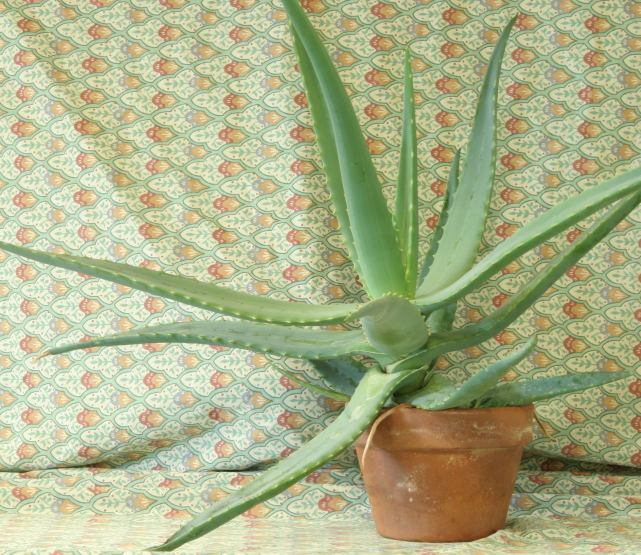
//> input picture 08_3D_vision/08_01_disparity/data/aloeL.jpg, 1282 x 1110 px (shown at 1/2 size)
$ ./main ../../08_3D_vision/08_01_disparity/data/aloeL.jpg   (built with g++ and OpenCV 4)
//> lines starting //> are read from the running program, lines starting //| are printed output that depends on the picture; after the words box and inside, x2 and y2 are one past the last pixel; in counts of white or black regions, pixels touching at a corner belong together
/**
 * @file main.cpp
 * @brief Hu invariant moments for shape recognition using OpenCV
 * @author José Miguel Guerrero Hernández
 * @note This example demonstrates how to compute Hu invariant moments from
 *       contours and use them to compare shape similarity via matchShapes.
 *       Hu moments are invariant to translation, scale, and rotation.
 */

#include <cstdlib>
#include <opencv2/highgui.hpp>
#include <opencv2/imgproc.hpp>
#include <iostream>
#include <iomanip>
#include <sstream>   // std::ostringstream (contour labels)
#include <vector>
#include <cmath>

namespace Config
{
// Preprocessing parameters
constexpr int GAUSSIAN_KERNEL_SIZE = 5;
constexpr double GAUSSIAN_SIGMA = 0.0;

// Edge detection parameters
constexpr double CANNY_THRESHOLD_LOW = 50.0;
constexpr double CANNY_THRESHOLD_HIGH = 150.0;
constexpr int CANNY_APERTURE_SIZE = 3;

// Contour filtering
constexpr double MIN_CONTOUR_AREA = 500.0;

// Display parameters
constexpr int CONTOUR_THICKNESS = 2;
constexpr int CENTROID_RADIUS = 5;
constexpr double TEXT_FONT_SCALE = 0.45;
constexpr int TEXT_THICKNESS = 1;
constexpr int TEXT_OFFSET_X = 10;
constexpr int TEXT_OFFSET_Y = -10;

// Image transformation parameters
constexpr double ROTATION_ANGLE = 90.0;
constexpr double RESIZE_SCALE = 0.25;
}

/**
 * @brief Display the 7 Hu invariant moments for a contour
 * @param hu Array of 7 Hu moment values
 * @param label Label to identify the contour
 *
 * Hu moments (h1–h7) are derived from normalized central moments
 * and are invariant to translation, scale, and rotation:
 *   h1 = nu20 + nu02
 *   h2 = (nu20 - nu02)^2 + 4*nu11^2
 *   h3 = (nu30 - 3*nu12)^2 + (3*nu21 - nu03)^2
 *   h4 = (nu30 + nu12)^2 + (nu21 + nu03)^2
 *   h5 = (nu30 - 3*nu12)(nu30 + nu12)[(nu30 + nu12)^2 - 3(nu21 + nu03)^2]
 *        + (3*nu21 - nu03)(nu21 + nu03)[3(nu30 + nu12)^2 - (nu21 + nu03)^2]
 *   h6 = (nu20 - nu02)[(nu30 + nu12)^2 - (nu21 + nu03)^2]
 *        + 4*nu11*(nu30 + nu12)(nu21 + nu03)
 *   h7 = (3*nu21 - nu03)(nu30 + nu12)[(nu30 + nu12)^2 - 3(nu21 + nu03)^2]
 *        - (nu30 - 3*nu12)(nu21 + nu03)[3(nu30 + nu12)^2 - (nu21 + nu03)^2]
 */
void displayHuMoments(const double hu[7], const std::string & label)
{
  std::cout << "  " << label << ":" << std::endl;
  for (int i = 0; i < 7; ++i) {
    // Log transform for readability: -sign(hu) * log10(|hu|).
    // The minus sign makes typical values positive (|hu| < 1 => negative log)
    const double log_hu = (hu[i] != 0.0) ? -std::copysign(1.0,
      hu[i]) * std::log10(std::abs(hu[i])) : 0.0;
    std::cout << "    h" << (i + 1)
              << " = " << std::scientific << std::setprecision(6) << hu[i]
              << "  (log: " << std::fixed << std::setprecision(4) << log_hu << ")"
              << std::endl;
  }
}

/**
 * @brief Calculate centroid from spatial moments
 * @param moments Moments structure
 * @return Centroid point (x̄, ȳ) = (m10/m00, m01/m00)
 */
cv::Point2f calculateCentroid(const cv::Moments & moments)
{
  if (moments.m00 != 0) {
    return cv::Point2f(
      static_cast<float>(moments.m10 / moments.m00),
      static_cast<float>(moments.m01 / moments.m00)
    );
  }
  return cv::Point2f(0.0f, 0.0f);
}

/**
 * @brief Filter contours by minimum area
 * @param contours Input contours
 * @param minArea Minimum area threshold
 * @return Filtered contours with area > minArea
 */
std::vector<std::vector<cv::Point>> filterContoursByArea(
  const std::vector<std::vector<cv::Point>> & contours,
  double minArea)
{
  std::vector<std::vector<cv::Point>> filtered;
  for (const auto & contour : contours) {
    if (cv::contourArea(contour) > minArea) {
      filtered.push_back(contour);
    }
  }
  return filtered;
}

int main(int argc, char ** argv)
{
  // ========================================
  // Load Input Image
  // ========================================
  // Command-line arguments; --help prints the usage
  cv::CommandLineParser parser(argc, argv,
    "{help h | | Show this help message}"
    "{@input | ../../data/shapes.png | Input file}");
  if (parser.has("help")) {
    parser.printMessage();
    return EXIT_SUCCESS;
  }
  const std::string image_path = parser.get<std::string>("@input");

  // Without this, a malformed value (--frames=xyz) is reported by the parser
  // but the example carries on with the default, which is the hardest kind
  // of failure to diagnose. Note it validates values, not option names:
  // cv::CommandLineParser ignores an unknown option without complaining
  if (!parser.check()) {
    parser.printErrors();
    return EXIT_FAILURE;
  }
  const cv::Mat src = cv::imread(cv::samples::findFile(image_path, false), cv::IMREAD_COLOR);
//> src is the input picture: 1110 rows x 1282 cols, CV_8UC3; mean B, G, R 136.6, 177.2, 171.2

  if (src.empty()) {
    std::cerr << "Error: Could not open or find the image!" << std::endl;
    std::cerr << "Path: " << image_path << std::endl;
    std::cerr << "Usage: " << argv[0] << " <Input image>" << std::endl;
    return EXIT_FAILURE;
  }

  std::cout << "Image loaded: " << src.cols << "x" << src.rows << " pixels\n" << std::endl;
//| Image loaded: 1282x1110 pixels

  // ========================================
  // Preprocessing
  // ========================================
  cv::Mat gray, blurred;
  cv::cvtColor(src, gray, cv::COLOR_BGR2GRAY);
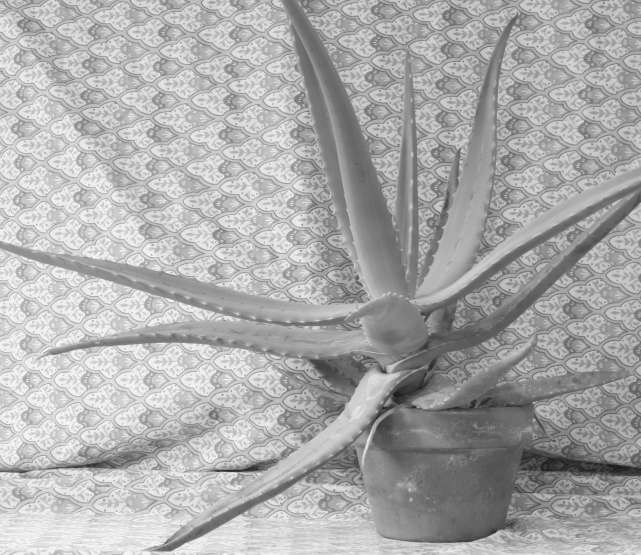
//> gray: 1110 rows x 1282 cols, CV_8UC1 (shown at 1/2 size); min 18, max 253, mean 170.8
  cv::GaussianBlur(gray, blurred,
                   cv::Size(Config::GAUSSIAN_KERNEL_SIZE, Config::GAUSSIAN_KERNEL_SIZE),
                   Config::GAUSSIAN_SIGMA);

  // ========================================
  // Hu Moments from Full Image (BGR → Gray)
  // ========================================
  // cv::moments() also accepts a single-channel image directly,
  // treating pixel intensities as the "mass" distribution.
  // This computes a global shape descriptor for the entire image.
  const cv::Moments image_moments = cv::moments(gray, false);
//> image_moments = moments, m00 242999735, centre m10/m00, m01/m00 = (592.6, 548.8)
  double hu_image[7];
  cv::HuMoments(image_moments, hu_image);
//> hu_image = [0.001, 2.33e-08, 6.32e-12, 8.08e-12, 4.45e-23, 1.06e-15, -3.69e-23]

  // ========================================
  // Rotated + Resized Image for Comparison
  // ========================================
  // Rotate ROTATION_ANGLE around center and resize to RESIZE_SCALE to demonstrate
  // that Hu moments are invariant to rotation and scale.
  const cv::Point2f center(gray.cols / 2.0f, gray.rows / 2.0f);
//> center = Point(641, 555)
  const cv::Mat rot_matrix = cv::getRotationMatrix2D(center, Config::ROTATION_ANGLE, 1.0);
  cv::Mat rotated;
  cv::warpAffine(gray, rotated, rot_matrix, gray.size());
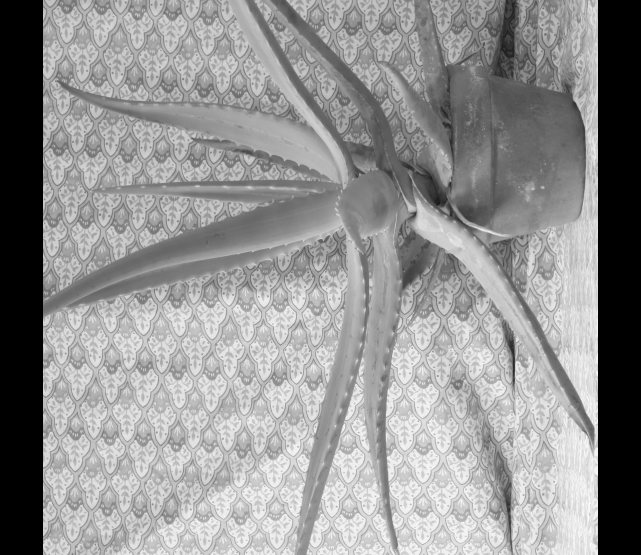
//> rotated: 1110 rows x 1282 cols, CV_8UC1 (shown at 1/2 size); min 0, max 253, mean 146.3

  cv::Mat rotated_resized;
  cv::resize(rotated, rotated_resized, cv::Size(), Config::RESIZE_SCALE, Config::RESIZE_SCALE);
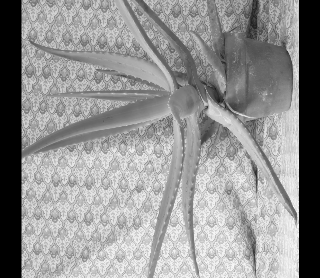
//> rotated_resized: 278 rows x 320 cols, CV_8UC1; min 0, max 249, mean 146.7

  const cv::Moments transformed_moments = cv::moments(rotated_resized, false);
//> transformed_moments = moments, m00 13047668, centre m10/m00, m01/m00 = (158.1, 149)
  double hu_transformed[7];
  cv::HuMoments(transformed_moments, hu_transformed);
//> hu_transformed = [0.000999, 2.6e-09, 5.08e-12, 5.57e-12, 1.26e-23, -1.02e-16, -2.68e-23]

  // ========================================
  // Console Output: Compare Original vs Transformed
  // ========================================
  std::cout << "========================================" << std::endl;
  std::cout << "Hu Moments: Original vs Rotated+Resized" << std::endl;
  std::cout << "(Rotated " << Config::ROTATION_ANGLE << "° + Resized to "
            << static_cast<int>(Config::RESIZE_SCALE * 100) << "%)" << std::endl;
  std::cout << "========================================" << std::endl;

  displayHuMoments(hu_image, "Original image");
//> the loop in displayHuMoments, `for (int i = 0; i < 7; ++i)` made 7 passes
//> log_hu on passes 1 to 7: 3, 7.63, 11.2, 11.09, 22.35, 14.98, -22.43
//|     h1 = 1.001994e-03  (log: 2.9991)
//|     h2 = 2.332457e-08  (log: 7.6322)
//|     h3 = 6.320795e-12  (log: 11.1992)
//|     h4 = 8.080407e-12  (log: 11.0926)
//|     h5 = 4.445117e-23  (log: 22.3521)
//|     h6 = 1.058732e-15  (log: 14.9752)
//|     h7 = -3.686335e-23  (log: -22.4334)
  std::cout << std::endl;
  displayHuMoments(hu_transformed, "Rotated + Resized");
//> the loop in displayHuMoments (call 2), `for (int i = 0; i < 7; ++i)` made 7 passes
//> log_hu on passes 1 to 7: 3, 8.59, 11.29, 11.25, 22.9, -15.99, -22.57
//|     h1 = 9.985098e-04  (log: 3.0006)
//|     h2 = 2.598082e-09  (log: 8.5853)
//|     h3 = 5.083919e-12  (log: 11.2938)
//|     h4 = 5.573903e-12  (log: 11.2538)
//|     h5 = 1.264508e-23  (log: 22.8981)
//|     h6 = -1.016967e-16  (log: -15.9927)
//|     h7 = -2.684204e-23  (log: -22.5712)

  // Compare each Hu moment in log scale: -sign(h)*log10(|h|).
  // Small |diff| confirms invariance to rotation and scale.
  std::cout << "\n  Comparison (log-scale difference):" << std::endl;
  for (int i = 0; i < 7; ++i) {
    const double log_orig = (hu_image[i] != 0.0) ?
      -std::copysign(1.0, hu_image[i]) * std::log10(std::abs(hu_image[i])) : 0.0;
    const double log_trans = (hu_transformed[i] != 0.0) ?
      -std::copysign(1.0, hu_transformed[i]) * std::log10(std::abs(hu_transformed[i])) : 0.0;
    const double diff = std::abs(log_orig - log_trans);
    std::cout << "    h" << (i + 1)
              << ": orig=" << std::fixed << std::setprecision(4) << log_orig
              << "  trans=" << log_trans
              << "  |diff|=" << diff
              << (diff < 0.5 ? "  ✓ similar" : "  ✗ differs")
              << std::endl;
  }
//> this loop made 7 passes
//> (log_orig, log_trans, diff) on passes 1 to 7: (3, 3, 0.00151), (7.63, 8.59, 0.953), (11.2, 11.29, 0.0946), (11.09, 11.25, 0.161), (22.35, 22.9, 0.546), (14.98, -15.99, 30.97), (-22.43, -22.57, 0.138)
//|     h1: orig=2.9991  trans=3.0006  |diff|=0.0015  ✓ similar
//|     h2: orig=7.6322  trans=8.5853  |diff|=0.9532  ✗ differs
//|     h3: orig=11.1992  trans=11.2938  |diff|=0.0946  ✓ similar
//|     h4: orig=11.0926  trans=11.2538  |diff|=0.1613  ✓ similar
//|     h5: orig=22.3521  trans=22.8981  |diff|=0.5460  ✗ differs
//|     h6: orig=14.9752  trans=-15.9927  |diff|=30.9679  ✗ differs
//|     h7: orig=-22.4334  trans=-22.5712  |diff|=0.1378  ✓ similar
  std::cout << std::endl;

  // cv::matchShapes also accepts grayscale images directly (not just contours).
  // It internally computes Hu moments for each image and compares them.
  // A value close to 0 means the two shapes are very similar.
  const double image_similarity = cv::matchShapes(
    gray, rotated_resized, cv::CONTOURS_MATCH_I1, 0.0);
//> image_similarity = 0.000168
  std::cout << "Image similarity (cv::matchShapes): "
            << std::fixed << std::setprecision(6) << std::setw(12)
            << image_similarity << std::endl;
//| Image similarity (cv::matchShapes):     0.000168

  // Show the transformed image
  cv::imshow("Rotated + Resized (1/4)", rotated_resized);

  // ========================================
  // Edge Detection and Contour Finding
  // ========================================
  cv::Mat edges;
  cv::Canny(blurred, edges,
            Config::CANNY_THRESHOLD_LOW,
            Config::CANNY_THRESHOLD_HIGH,
            Config::CANNY_APERTURE_SIZE);
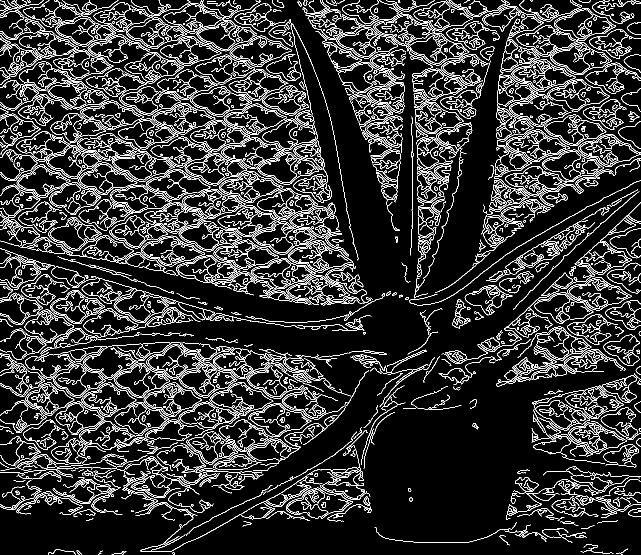
//> edges: 1110 rows x 1282 cols, CV_8UC1 (shown at 1/2 size); 12.6% white in thin lines or dots

  std::vector<std::vector<cv::Point>> contours;
  std::vector<cv::Vec4i> hierarchy;
  cv::findContours(edges, contours, hierarchy, cv::RETR_EXTERNAL, cv::CHAIN_APPROX_SIMPLE);
//> contours = 1428 contours, 736 with area under 20; largest, box (x1, y1, x2, y2) and area: (1156, 268, 1282, 334) 4556, (282, 471, 410, 533) 4472, (438, 342, 567, 406) 4462, (442, 274, 569, 338) 4260, (747, 28, 870, 92) 4208
  std::cout << "Total contours found: " << contours.size() << std::endl;
//| Total contours found: 1428

  // Filter out small contours to remove noise
  const auto filtered_contours = filterContoursByArea(contours, Config::MIN_CONTOUR_AREA);
//> after the loop in filterContoursByArea, `for (const auto & contour : contours)`: filtered = 55 contours; largest, box (x1, y1, x2, y2) and area: (1156, 268, 1282, 334) 4556, (282, 471, 410, 533) 4472, (438, 342, 567, 406) 4462, (442, 274, 569, 338) 4260, (747, 28, 870, 92) 4208
//> filtered_contours has the same summary as filtered in filterContoursByArea
  std::cout << "Contours after filtering (area > " << Config::MIN_CONTOUR_AREA << "): "
            << filtered_contours.size() << "\n" << std::endl;
//| Contours after filtering (area > 500.000000): 55

  // ========================================
  // Calculate Moments and Hu Moments
  // ========================================
  // cv::moments computes spatial, central, and normalized central moments
  // cv::HuMoments derives the 7 invariant Hu moments from them
  std::vector<cv::Moments> moments(filtered_contours.size());
//> moments = 55 items
  std::vector<cv::Point2f> centroids(filtered_contours.size());

  // Store Hu moments for each contour (7 values each)
  std::vector<std::array<double, 7>> hu_moments(filtered_contours.size());
//> hu_moments = 55 items

  for (size_t i = 0; i < filtered_contours.size(); ++i) {
    moments[i] = cv::moments(filtered_contours[i]);
    centroids[i] = calculateCentroid(moments[i]);

    // Compute the 7 Hu invariant moments
    double hu[7];
    cv::HuMoments(moments[i], hu);
    std::copy(hu, hu + 7, hu_moments[i].begin());
  }
//> this loop made 55 passes
//> hu on passes 17, 18, 19, 25, 31, 50: [0.375, 0.0456, 0.232, 0.308, 0.0822, 0.0657, 0.00254], [1.78, 2.69, 71.59, 74.41, 5430.7, 122, -15.27], [4.21, 15.66, 36.41, 35.14, 1255.9, 136.2, 49.84], [0.37, 0.0261, 0.12, 0.216, 0.0349, 0.0349, 0.000677], [0.317, 0.0301, 0.0368, 0.0556, 0.0025, 0.00942, -0.000343], [0.401, 0.0384, 0.0388, 0.0804, 0.00417, 0.00951, -0.00165]

  // ========================================
  // Console Output: Hu Moments per Contour
  // ========================================
  std::cout << "========================================" << std::endl;
  std::cout << "Hu Invariant Moments per Contour" << std::endl;
  std::cout << "========================================" << std::endl;

  for (size_t i = 0; i < filtered_contours.size(); ++i) {
    const double area = cv::contourArea(filtered_contours[i]);
    const double perimeter = cv::arcLength(filtered_contours[i], true);

    std::cout << "\nContour #" << i << ":" << std::endl;
    std::cout << "  Centroid: (" << std::fixed << std::setprecision(2)
              << centroids[i].x << ", " << centroids[i].y << ")" << std::endl;
    std::cout << "  Area: " << area << "  Perimeter: " << perimeter << std::endl;

    displayHuMoments(hu_moments[i].data(), "Hu moments");
  }
//> this loop made 55 passes
//> (area, perimeter) on passes 1 to 12: (2473, 269.1), (1225, 324.5), (2165.5, 231.5), (2457.5, 802.2), (2177.5, 770.2), (1949, 574.4), (1919.5, 229.4), (2431, 243.1), (672, 260.9), (552, 102.2), (2288, 237.3), (2364, 234.2)
//| Contour #0:
//|   Centroid: (618.16, 1009.23)
//|   Area: 2473.00  Perimeter: 269.08
//|   Hu moments:
//> (the first 4 of 32 printed lines)
//> (output is shown up to pass 8 of 55)

  // ========================================
  // Shape Comparison using matchShapes
  // ========================================
  // Compare every pair of contours using cv::matchShapes,
  // which internally uses Hu moments.
  // Lower values indicate more similar shapes.
  if (filtered_contours.size() >= 2) {
    std::cout << "\n========================================" << std::endl;
    std::cout << "Shape Similarity (cv::matchShapes)" << std::endl;
    std::cout << "========================================" << std::endl;
    std::cout << "Method: CONTOURS_MATCH_I1 (lower = more similar)\n" << std::endl;

    std::cout << std::setw(12) << " ";
    for (size_t j = 0; j < filtered_contours.size(); ++j) {
      std::cout << std::setw(12) << ("C#" + std::to_string(j));
    }
//> this loop made 55 passes
    std::cout << std::endl;

    for (size_t i = 0; i < filtered_contours.size(); ++i) {
      std::cout << std::setw(12) << ("C#" + std::to_string(i));
      for (size_t j = 0; j < filtered_contours.size(); ++j) {
        const double similarity = cv::matchShapes(
          filtered_contours[i], filtered_contours[j],
          cv::CONTOURS_MATCH_I1, 0.0);
        std::cout << std::fixed << std::setprecision(6) << std::setw(12) << similarity;
      }
      std::cout << std::endl;
    }

    std::cout << "\nNote: Diagonal is 0.0 (contour compared with itself)." << std::endl;
    std::cout << "========================================\n" << std::endl;
  }

  // ========================================
  // Visualization
  // ========================================
  // Draw contours with labels and centroids
  cv::Mat result = src.clone();

  for (size_t i = 0; i < filtered_contours.size(); ++i) {
    // Assign a distinct color per contour (deterministic based on index)
    const int hue = static_cast<int>(i * 180.0 / filtered_contours.size());
    cv::Mat hsv(1, 1, CV_8UC3, cv::Scalar(hue, 255, 255));
    cv::Mat bgr;
    cv::cvtColor(hsv, bgr, cv::COLOR_HSV2BGR);
    const cv::Scalar color(bgr.at<cv::Vec3b>(0, 0)[0],
      bgr.at<cv::Vec3b>(0, 0)[1],
      bgr.at<cv::Vec3b>(0, 0)[2]);

    // Draw contour outline
    cv::drawContours(result, filtered_contours, static_cast<int>(i),
                     color, Config::CONTOUR_THICKNESS, cv::LINE_AA);

    // Draw centroid as filled circle
    cv::circle(result, centroids[i],
               Config::CENTROID_RADIUS, cv::Scalar(0, 0, 255), cv::FILLED);

    // Label each contour with its index and log|h1| value
    const double log_h1 = (hu_moments[i][0] != 0.0) ?
      -std::copysign(1.0, hu_moments[i][0]) * std::log10(std::abs(hu_moments[i][0])) :
      0.0;

    std::ostringstream label;
    label << "#" << i << " h1=" << std::fixed << std::setprecision(2) << log_h1;

    cv::putText(result, label.str(),
                cv::Point(static_cast<int>(centroids[i].x) + Config::TEXT_OFFSET_X,
                          static_cast<int>(centroids[i].y) + Config::TEXT_OFFSET_Y),
                cv::FONT_HERSHEY_SIMPLEX, Config::TEXT_FONT_SCALE,
                cv::Scalar(0, 0, 0), Config::TEXT_THICKNESS + 1);
    cv::putText(result, label.str(),
                cv::Point(static_cast<int>(centroids[i].x) + Config::TEXT_OFFSET_X,
                          static_cast<int>(centroids[i].y) + Config::TEXT_OFFSET_Y),
                cv::FONT_HERSHEY_SIMPLEX, Config::TEXT_FONT_SCALE,
                cv::Scalar(255, 255, 255), Config::TEXT_THICKNESS);
  }
//> this loop made 55 passes
//> (hue, hsv, color, log_h1) on passes 2 to 13: (3, [[3, 255, 255]], Scalar(0, 26, 255), 0.689), (6, [[6, 255, 255]], Scalar(0, 51, 255), 0.69), (9, [[9, 255, 255]], Scalar(0, 76, 255), 0.647), (13, [[13, 255, 255]], Scalar(0, 111, 255), 0.629), (16, [[16, 255, 255]], Scalar(0, 136, 255), 0.661), (19, [[19, 255, 255]], Scalar(0, 162, 255), 0.66), (22, [[22, 255, 255]], Scalar(0, 187, 255), 0.728), (26, [[26, 255, 255]], Scalar(0, 221, 255), 0.655), (29, [[29, 255, 255]], Scalar(0, 247, 255), 0.747), (32, [[32, 255, 255]], Scalar(0, 255, 238), 0.685), (36, [[36, 255, 255]], Scalar(0, 255, 204), 0.721), (39, [[39, 255, 255]], Scalar(0, 255, 178), 0.724)
//> (hue, hsv, bgr, log_h1) on passes 20 to 25: (62, [[62, 255, 255]], [[17, 255, 0]], 0.665), (65, [[65, 255, 255]], [[43, 255, 0]], 0.66), (68, [[68, 255, 255]], [[68, 255, 0]], 0.717), (72, [[72, 255, 255]], [[102, 255, 0]], 0.667), (75, [[75, 255, 255]], [[128, 255, 0]], 0.7), (78, [[78, 255, 255]], [[153, 255, 0]], 0.432)
//> pass 1, `cv::putText(result, label.str(), cv::Point(static_cast<int>(centroids[..`:
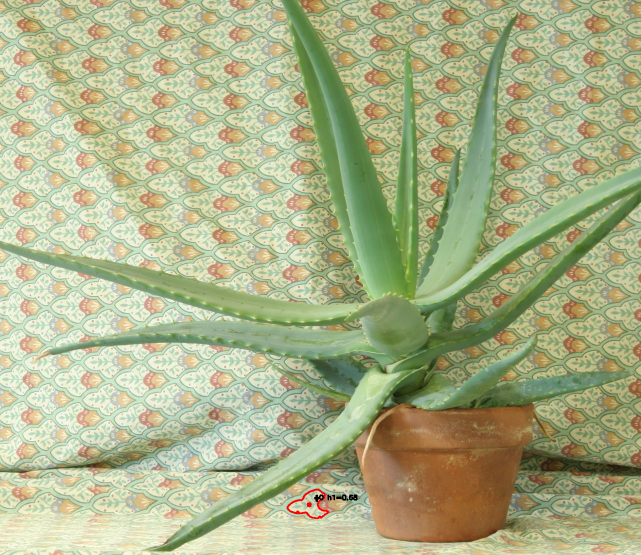
//> result: 1110 rows x 1282 cols, CV_8UC3 (shown at 1/2 size); 0.13% of pixels changed, all inside (x1, y1, x2, y2) = (573, 977, 715, 1039)
//> pass 2, `cv::putText(result, label.str(), cv::Point(static_cast<int>(centroids[..`:
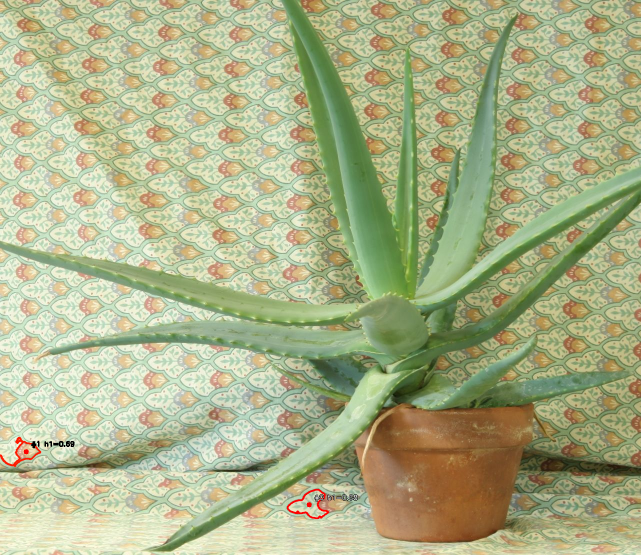
//> result: 1110 rows x 1282 cols, CV_8UC3 (shown at 1/2 size); mean B, G, R 136.3, 176.8, 171.1
//> after the loop:
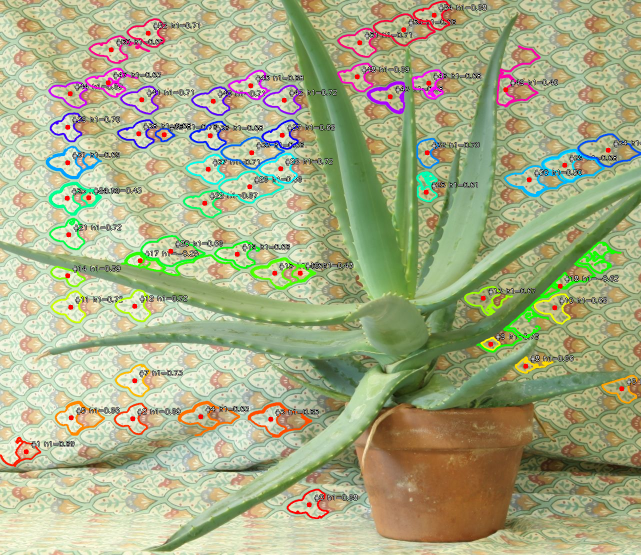
//> result: 1110 rows x 1282 cols, CV_8UC3 (shown at 1/2 size); mean B, G, R 133.7, 172.6, 167.2

  // ========================================
  // Display Results
  // ========================================
  cv::imshow("Original Image", src);
  cv::imshow("Canny Edges", edges);
  cv::imshow("Hu Moments - Shape Analysis", result);

  std::cout << "Press any key to exit..." << std::endl;
  cv::waitKey(0);
  cv::destroyAllWindows();

  return EXIT_SUCCESS;
}
